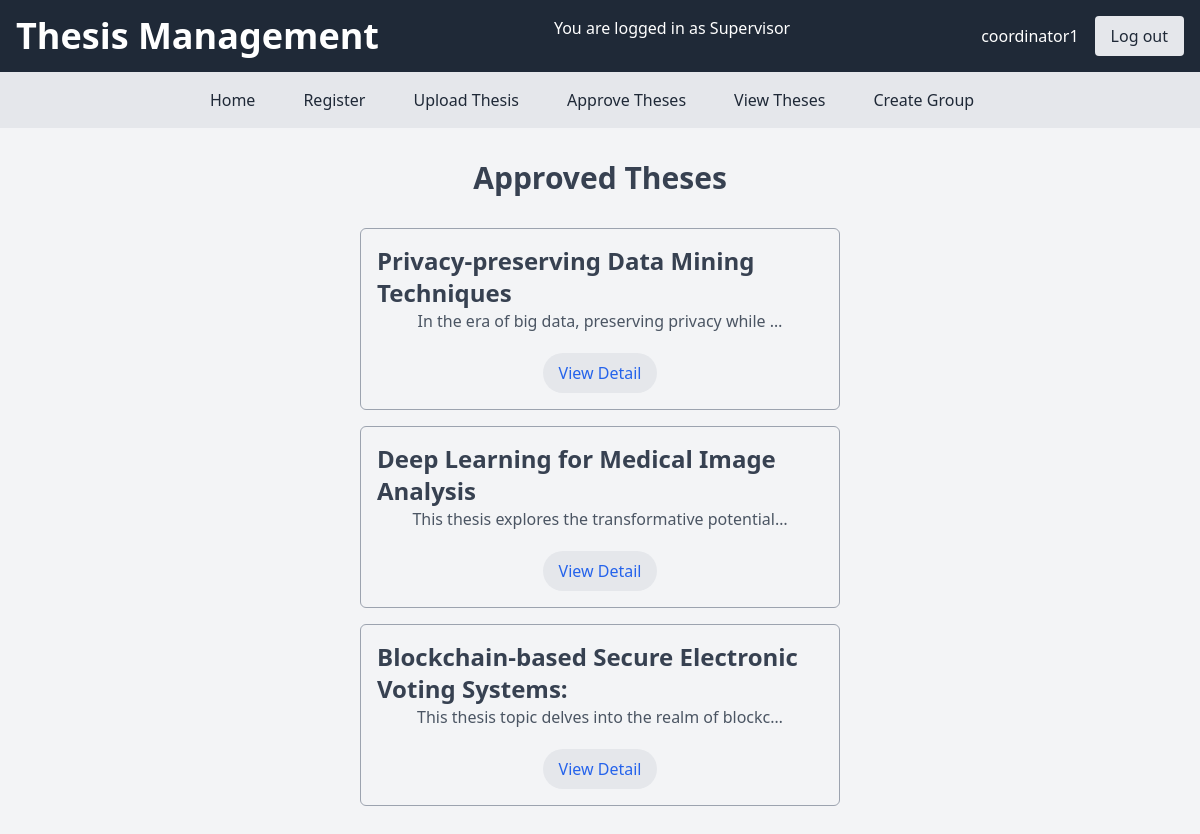
/view_theses/ (signed in), run on an earlier commit of the app's database.
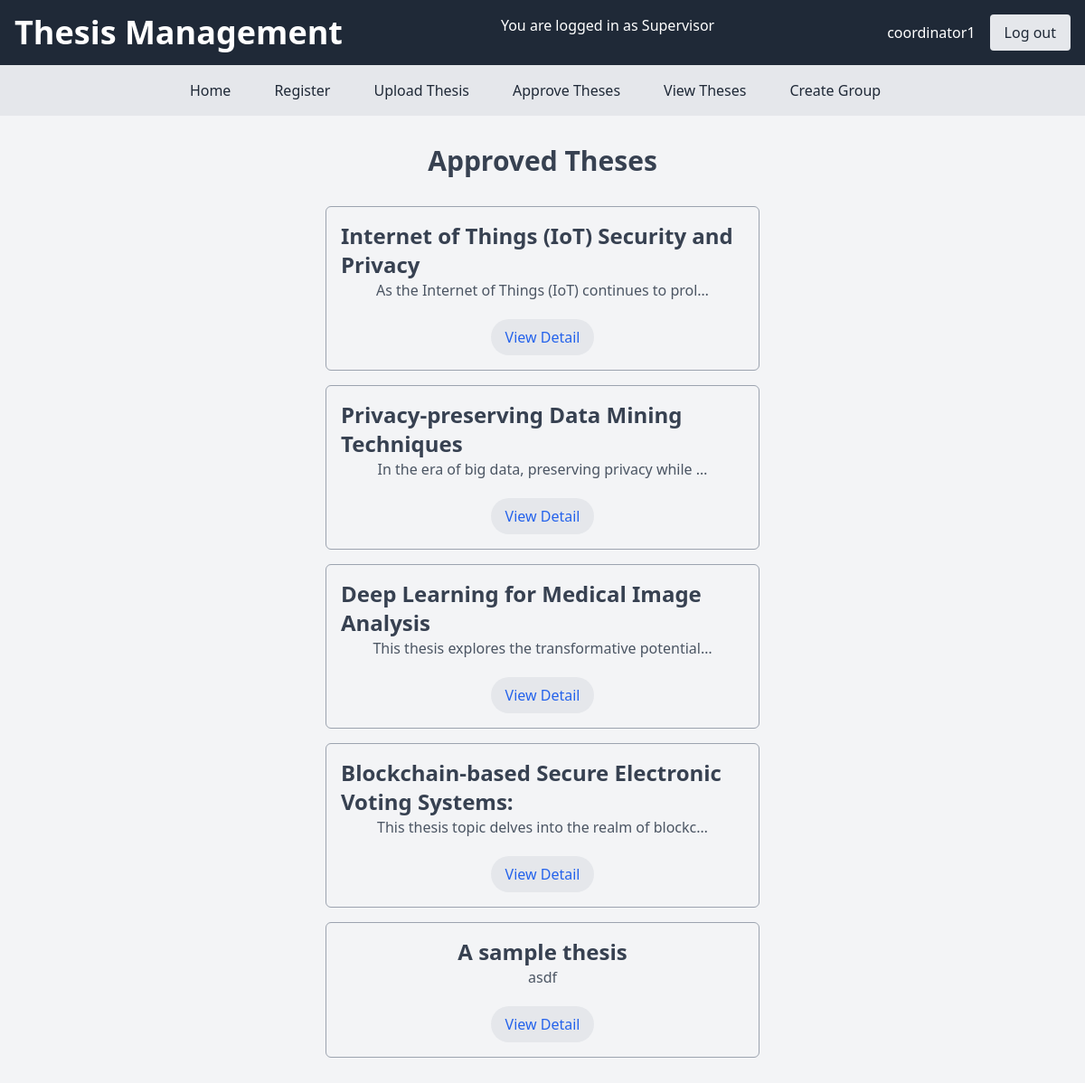
And on a later commit of the database.
### app_week6/models.py (models this page shows, shortened)
class Thesis(models.Model):
    title = models.CharField(max_length=255)
    description = models.TextField()
    supervisor = models.ForeignKey(User, limit_choices_to={'user_type': 2}, on_delete=models.CASCADE)
    is_approved = models.BooleanField(default=False)
    students = models.ManyToManyField(User, related_name='theses', limit_choices_to={'user_type': 4}, blank=True, null=True)
    interested = models.ManyToManyField(User, related_name='interested_theses', limit_choices_to={'user_type': 4},blank=True, null=True)

### app_week6/views.py (the view)
# urls.py: path('view_theses/', views.view_theses, name='view_theses'),
@login_required
def view_theses(request):
    theses = Thesis.objects.filter(is_approved=True)
    return render(request, 'app_week6/view_theses.html', {'theses': theses})
    return redirect('home')

### app_week6/templates/app_week6/view_theses.html (shortened to what this page needs)
{% extends 'app_week6/base.html' %}
{% block content %}
<div class="container mx-auto p-4 flex flex-col items-center justify-center">
    <h2 class="text-3xl font-bold text-gray-700 mb-6">Approved Theses</h2>
    <ul class="flex flex-col items-center justify-center w-1/2 mb-6">
        {% for thesis in theses %}
        <li  class="flex flex-col items-center justify-center w-full p-4 my-2 border border-gray-400 rounded-md" >
            <h3 class="text-2xl {% if user in thesis.students.all %}text-green-600{% else %}text-gray-700{% endif %} font-bold">{{ thesis.title }}</h3>
            <p class="text-gray-600">{{ thesis.description|truncatechars:50 }}</p>
            <div style="margin-top: 20px" class="flex flex-wrap items-center justify-center gap-x-10 gap-y-5 ">
            <a  href="{% url 'view_theses' thesis.id %}" class="text-blue-600 hover:text-blue-800  px-4 py-2 rounded-full bg-gray-200 w-max cursor-pointer">View Detail</a>
            </div>
        </li>
        {% endfor %}
    </ul>
</div>
{% endblock content %}

What changed in the data, as far as the page shows it:
now on this page (row edited): Thesis: title "Internet of Things (IoT) Security and Privacy", description "As the Internet of Things (IoT) continues to prol…"
now on this page (row edited): Thesis: title "A sample thesis", description "asdf"
